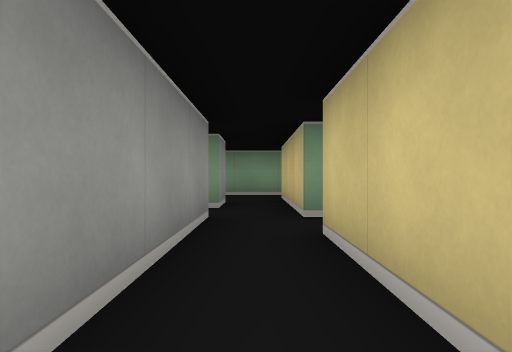
View 1 (above)

12 first-person views from a walk through a cub3D maze. The camera is about half as high as the walls, looks level and sees 75° across. The floor is counted in squares. Each view is taken from the middle of a square. On the plan, view 1 faces up. The plan holds only what a view shows up to about 9 squares ahead; the rest is blank.

View 2
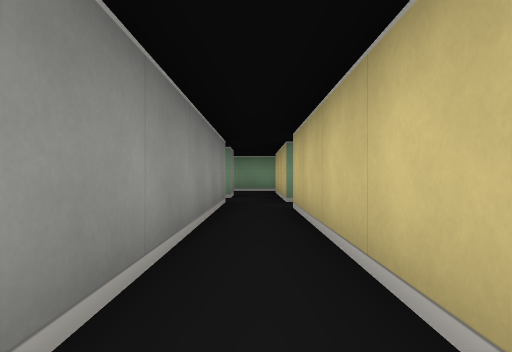

View 3
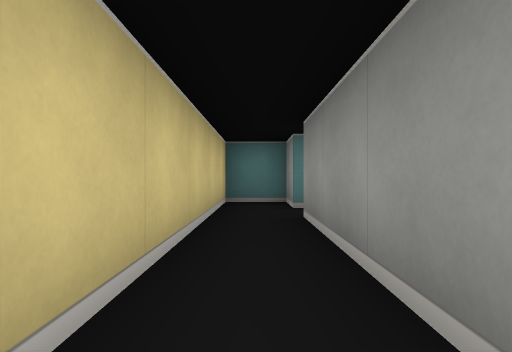

View 4
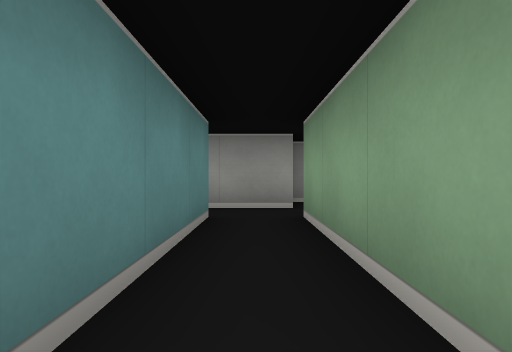

View 5
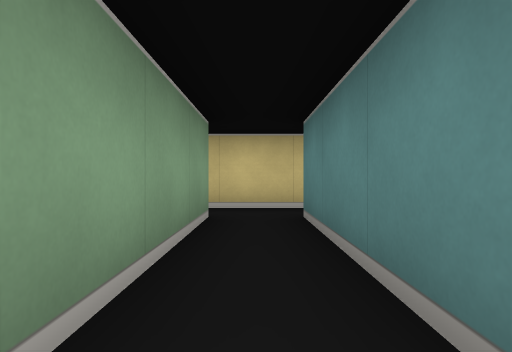

View 6
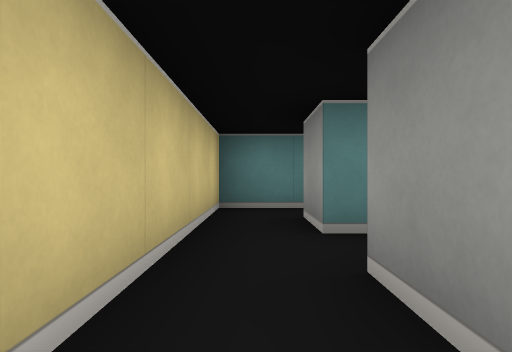

View 7
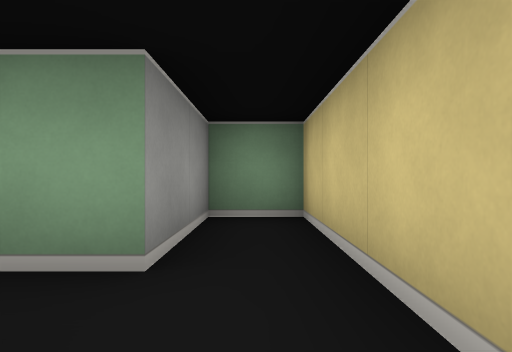

View 8
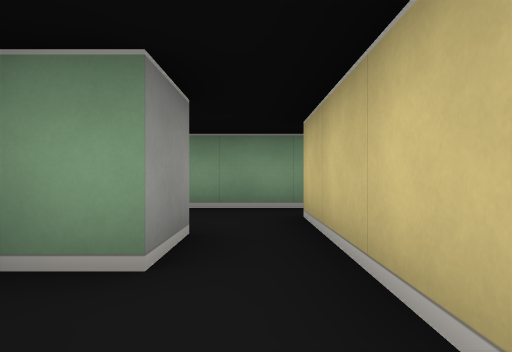

View 9
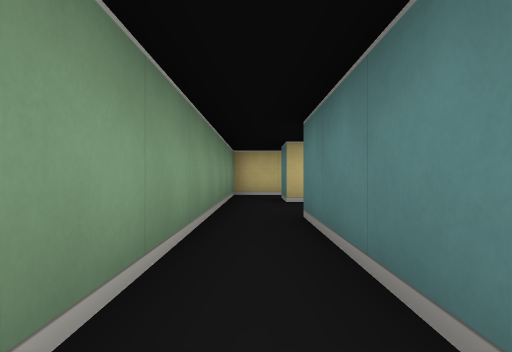

View 10
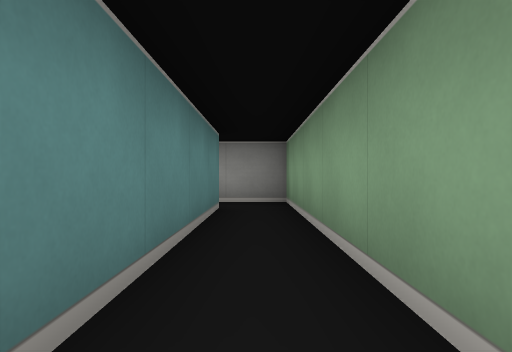

View 11
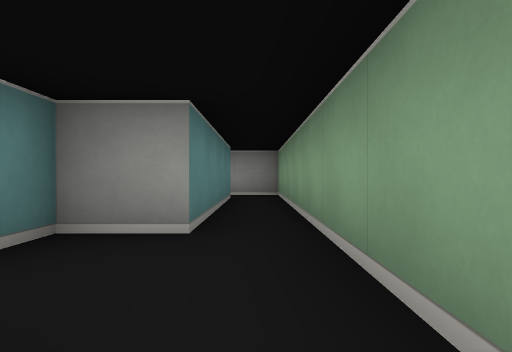

View 12
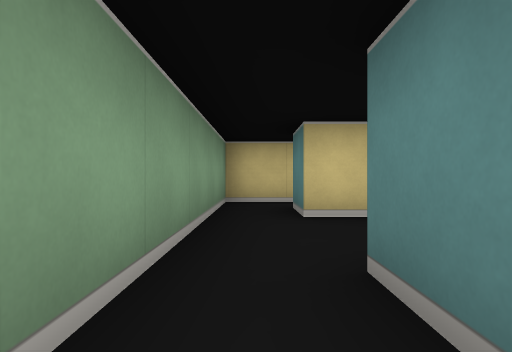

### Floor plan
Ten units are one square. View 1 is at (0, 0); x grows to the right and y downward. Boxes are objects, and circles mark ways between rooms. Rooms are numbered by the first view taken in them; rooms with no view inside come last. Other rooms are left out.
<svg viewBox="-70 -80 120 120">
<path fill="none" stroke="#000" d="M-5 -35 -5 15M5 -35 5 -45M-5 25 -5 35 5 35 5 -25M-5 -45 -12 -45M45 -25 45 -55 35 -55 35 -35 5 -35M5 -25 35 -25M32 -5 45 -5 45 -25M35 -25 35 -15M-55 -65 -15 -65 -15 -55 -9 -55M-5 -55 -5 -45M5 -75 -65 -75 -65 -64M5 -45 5 -65M25 -64 25 -75 5 -75M5 -65 15 -65"/>
<circle cx="10" cy="-30" r="3" fill="#2a7"/>
<circle cx="0" cy="-40" r="3" fill="#2a7"/>
<circle cx="40" cy="-20" r="3" fill="#2a7"/>
<circle cx="10" cy="-70" r="3" fill="#2a7"/>
<text x="0" y="-10">1</text>
<text x="30" y="-30">2</text>
<text x="40" y="-10">3</text>
<text x="-30" y="-70">4</text>
<text x="20" y="-60">5</text>
</svg>
Room 1 opens to room 2. Room 1 opens to room 4. Room 2 opens to room 3. Room 4 opens to room 5.

Where each view was taken, in squares from view 1:
view 1: 0 up, 0 right, facing up
view 2: 2 down, 0 right, facing up
view 3: 2 up, 0 right, facing down
view 4: 3 up, 4 right, facing left
view 5: 3 up, 0 right, facing right
view 6: 5 up, 4 right, facing down
view 7: 2 up, 4 right, facing up
view 8: 3 up, 0 right, facing up
view 9: 7 up, 5 left, facing right
view 10: 7 up, 1 left, facing left
view 11: 7 up, 1 right, facing left
view 12: 7 up, 3 left, facing right
